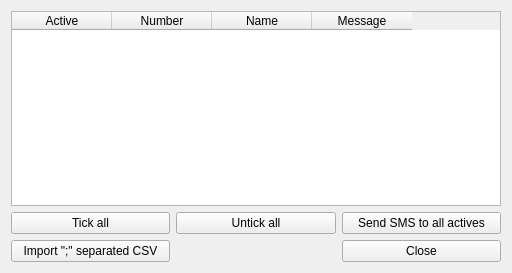
<?xml version="1.0" encoding="UTF-8"?>
<ui version="4.0">
 <class>ImportCSV</class>
 <widget class="QWidget" name="ImportCSV">
  <property name="geometry">
   <rect>
    <x>0</x>
    <y>0</y>
    <width>512</width>
    <height>273</height>
   </rect>
  </property>
  <property name="windowTitle">
   <string>Form</string>
  </property>
  <layout class="QGridLayout" name="gridLayout">
   <item row="1" column="2">
    <widget class="QPushButton" name="btn_send_sms">
     <property name="text">
      <string>Send SMS to all actives</string>
     </property>
    </widget>
   </item>
   <item row="1" column="0">
    <widget class="QPushButton" name="btn_tick_all">
     <property name="text">
      <string>Tick all</string>
     </property>
    </widget>
   </item>
   <item row="2" column="2">
    <widget class="QPushButton" name="btn_close">
     <property name="text">
      <string>Close</string>
     </property>
    </widget>
   </item>
   <item row="0" column="0" colspan="3">
    <widget class="QTableWidget" name="tbl">
     <property name="rowCount">
      <number>0</number>
     </property>
     <column>
      <property name="text">
       <string>Active</string>
      </property>
     </column>
     <column>
      <property name="text">
       <string>Number</string>
      </property>
     </column>
     <column>
      <property name="text">
       <string>Name</string>
      </property>
     </column>
     <column>
      <property name="text">
       <string>Message</string>
      </property>
     </column>
    </widget>
   </item>
   <item row="1" column="1">
    <widget class="QPushButton" name="btn_untick_all">
     <property name="text">
      <string>Untick all</string>
     </property>
    </widget>
   </item>
   <item row="2" column="0">
    <widget class="QPushButton" name="btn_import_csv">
     <property name="text">
      <string>Import &quot;;&quot; separated CSV</string>
     </property>
    </widget>
   </item>
  </layout>
 </widget>
 <resources/>
 <connections/>
</ui>
